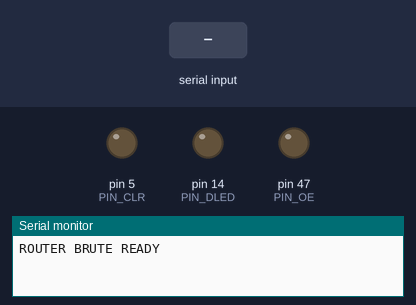
A sketch run on a simulated Arduino Mega 2560, built with avr-gcc and run on an emulated ATmega2560. Parts: output pins drawn as LEDs (lit = HIGH), the last lines printed to the serial monitor. The test bench sets the inputs (shaded band). Random numbers use the default seed unless the sketch sets one; pins used as bus, display or sensor lines are not drawn.

Above: at 1.2 s.
1.3 s: "Z90\n" received over Serial
At 2.57 s:
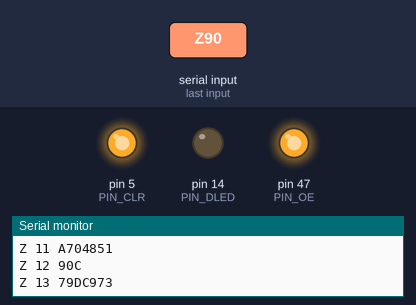
At 3.32 s:
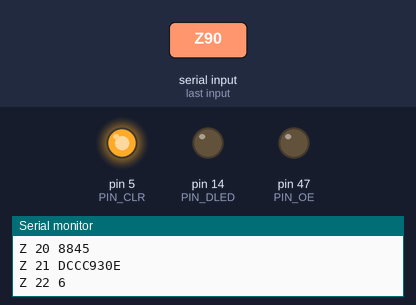
4.3 s: "R,1\n" received over Serial
5.8 s: "K,45\n" received over Serial
7.3 s: "R,150\n" received over Serial
8.8 s: "Z90\n" received over Serial
At 11.04 s:
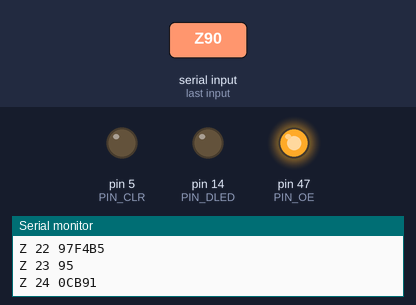
11.8 s: "R\n" received over Serial
Timing chart, 0 to 14.3 s (numbered marks = the images above; inputs shaded):
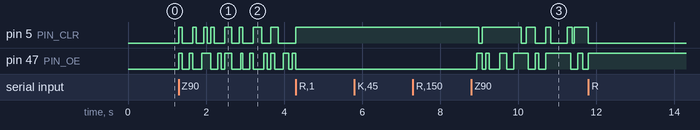

Measured:
- after the input at 1.3 s, pin 5 (PIN_CLR): LOW → HIGH at once, → LOW 0.09 s later, → HIGH 0.27 s later, → LOW 0.09 s later, … (16 changes in this stretch); pin 47 (PIN_OE): LOW → HIGH at once, → LOW 0.09 s later, → HIGH 0.18 s later, → LOW 0.09 s later, … (21 changes in this stretch)
- after the input at 8.8 s, pin 5 (PIN_CLR): HIGH → LOW after 0.18 s, → HIGH 0.09 s later, → LOW 1.0 s later, → HIGH 0.13 s later, … (10 changes in this stretch); pin 47 (PIN_OE): LOW → HIGH after 0.13 s, → LOW 0.14 s later, → HIGH 0.09 s later, → LOW 0.09 s later, … (14 changes in this stretch)

The sketch:

router_brute.ino
```cpp
// router_brute – sucht einen versteckten Weg, Router-LEDs einzeln zu schalten (Board VERSORGT, TP2 an VIN)
//
// Gesteuert von tools/router_brute.py. Befehle (115200 Baud, mit Zeilenende):
//   K<k>    Kette loeschen, k Einsen schieben, uebernehmen, /OE LOW (Ausgaenge an)
//   P<pos>  nur Kettenposition pos (1-40) an, 0 = alle aus; Daten ueber DLED = P60 (D14)
//   B<nr>[,<ms>[,<n>]]  Ader P<nr> n-mal wackeln (je <ms> LOW, <ms> HIGH; Vorgabe 700 ms, 3x),
//           danach freigeben bzw. bei den Kettensignalen auf ihren Ruhepegel zurueck
//   Z<ms>   Zufallstest der vier Kettensignale: je Schritt 1-8 schnelle Zufallszustaende,
//           dann <ms> halten. Ausgabe "Z <schritt> <zustaende hex>"; jedes Zeichen stoppt ("STOP").
//           Bit 0 = P28 (/OE), Bit 1 = P55 (/SRCLR), Bit 2 = P56 (SRCLK), Bit 3 = P57 (RCLK).
//   R       alles freigeben (INPUT_PULLUP)
// Antworten: "OK", "KONFLIKT L|H" (Board-Ausgang arbeitet dagegen, Pin sofort freigegeben), "?".
// P60 ist DLED (SER von IC10, Messung M3 2026-10-23) und haengt an D14. D14 wird erst mit K/P
// zum Ausgang, denn bei unversorgtem Board wuerde HIGH an SER das Board rueckspeisen.
// Wackeln treibt immer nur eine Ader. /CE und /WR der Displays sind nie gleichzeitig LOW,
// es wird also nichts in die Displays geschrieben.

struct Wire { uint8_t p; uint8_t pin; };

const Wire WIRES[] = {
  {4,23}, {6,25}, {8,27}, {10,29}, {12,31}, {14,33}, {16,35}, {18,37},
  {20,39}, {22,41}, {24,43}, {26,45}, {25,46}, {28,47}, {27,48}, {30,49},
  {29,50}, {32,51}, {31,52}, {33,A0}, {34,A8}, {35,A1}, {36,A9},
  {37,A2}, {38,A10}, {39,A3}, {40,A11}, {41,A4}, {42,A12}, {43,A5}, {44,A13},
  {45,A6}, {46,A14}, {47,A7}, {48,A15}, {49,2}, {50,8}, {51,3}, {52,9},
  {53,4}, {54,10}, {55,5}, {56,11}, {57,6}, {58,12}, {59,7},
};
const uint8_t N = sizeof(WIRES) / sizeof(WIRES[0]);

const uint8_t PIN_OE = 47, PIN_CLR = 5, PIN_SRCLK = 11, PIN_RCLK = 6;
const uint8_t PIN_DLED = 14;                                // P60
const uint8_t CTRL[4] = {PIN_OE, PIN_CLR, PIN_SRCLK, PIN_RCLK};

uint8_t ctrlIdle(uint8_t pin) { return pin == PIN_OE ? LOW : HIGH; }

bool isCtrl(uint8_t pin) {
  for (uint8_t i = 0; i < 4; i++) if (CTRL[i] == pin) return true;
  return false;
}

void releaseAll() {
  for (uint8_t i = 0; i < N; i++) pinMode(WIRES[i].pin, INPUT_PULLUP);
  pinMode(PIN_DLED, INPUT);
}

int8_t findWire(uint8_t p) {
  for (uint8_t i = 0; i < N; i++) if (WIRES[i].p == p) return i;
  return -1;
}

void pulse(uint8_t pin) {
  digitalWrite(pin, LOW);
  delayMicroseconds(5);
  digitalWrite(pin, HIGH);
  delayMicroseconds(5);
}

// Schiebt 40 Bits; das zuerst geschobene landet auf Position 40. on(pos) liefert das Bit.
void loadChain(bool (*on)(uint8_t, uint8_t), uint8_t arg) {
  for (uint8_t i = 1; i < 4; i++) { digitalWrite(CTRL[i], HIGH); pinMode(CTRL[i], OUTPUT); }
  pinMode(PIN_DLED, OUTPUT);
  for (uint8_t pos = 40; pos >= 1; pos--) {
    digitalWrite(PIN_DLED, on(pos, arg) ? HIGH : LOW);
    pulse(PIN_SRCLK);
  }
  digitalWrite(PIN_DLED, LOW);
  pulse(PIN_RCLK);
  digitalWrite(PIN_OE, LOW);
  pinMode(PIN_OE, OUTPUT);
}

bool prefix(uint8_t pos, uint8_t k) { return pos <= k; }
bool single(uint8_t pos, uint8_t p) { return pos == p; }

void fillChain(uint8_t k) { loadChain(prefix, k); }

// Treibt den Pin und liest zurueck; false = Konflikt (Pin ist dann schon freigegeben).
bool drive(uint8_t pin, uint8_t level) {
  digitalWrite(pin, level);
  pinMode(pin, OUTPUT);
  delayMicroseconds(200);
  if (digitalRead(pin) == level) return true;
  pinMode(pin, INPUT_PULLUP);
  return false;
}

void blink(uint8_t pin, uint16_t ms, uint8_t count) {
  for (uint8_t n = 0; n < count; n++) {
    if (!drive(pin, LOW))  { Serial.println(F("KONFLIKT L")); return; }
    delay(ms);
    if (!drive(pin, HIGH)) { Serial.println(F("KONFLIKT H")); return; }
    delay(ms);
  }
  if (isCtrl(pin)) digitalWrite(pin, ctrlIdle(pin));
  else pinMode(pin, INPUT_PULLUP);
  Serial.println(F("OK"));
}

void setCtrl(uint8_t state) {
  for (uint8_t i = 0; i < 4; i++) digitalWrite(CTRL[i], (state >> i) & 1);
}

void fuzz(uint16_t holdMs) {
  for (uint8_t i = 0; i < 4; i++) pinMode(CTRL[i], OUTPUT);
  randomSeed(micros());
  char hex[] = "0123456789ABCDEF";
  for (uint32_t step = 0; !Serial.available(); step++) {
    uint8_t n = random(1, 9);
    char seq[9];
    for (uint8_t i = 0; i < n; i++) {
      uint8_t s = random(16);
      setCtrl(s);
      delayMicroseconds(5);
      seq[i] = hex[s];
    }
    seq[n] = 0;
    Serial.print(F("Z "));
    Serial.print(step);
    Serial.print(' ');
    Serial.println(seq);
    delay(holdMs);
  }
  while (Serial.available()) Serial.read();
  Serial.println(F("STOP"));
}

void setup() {
  releaseAll();
  Serial.begin(115200);
  while (!Serial) {}
  Serial.println(F("ROUTER BRUTE READY"));
}

void loop() {
  if (!Serial.available()) return;
  String cmd = Serial.readStringUntil('\n');
  cmd.trim();
  if (cmd == "R") { releaseAll(); Serial.println(F("OK")); return; }
  if (cmd.length() < 2) { Serial.println('?'); return; }
  long arg = cmd.substring(1).toInt();
  if (cmd[0] == 'K' && arg >= 0 && arg <= 40) { fillChain(arg); Serial.println(F("OK")); return; }
  if (cmd[0] == 'P' && arg >= 0 && arg <= 40) { loadChain(single, arg); Serial.println(F("OK")); return; }
  if (cmd[0] == 'Z' && arg > 0) { fuzz(arg); return; }
  if (cmd[0] == 'B') {
    int8_t i = findWire(arg);
    if (i < 0) { Serial.println('?'); return; }
    int c1 = cmd.indexOf(','), c2 = cmd.indexOf(',', c1 + 1);
    uint16_t ms = c1 > 0 ? cmd.substring(c1 + 1).toInt() : 700;
    uint8_t count = c2 > 0 ? cmd.substring(c2 + 1).toInt() : 3;
    blink(WIRES[i].pin, ms ? ms : 700, count ? count : 3);
    return;
  }
  Serial.println('?');
}
```
